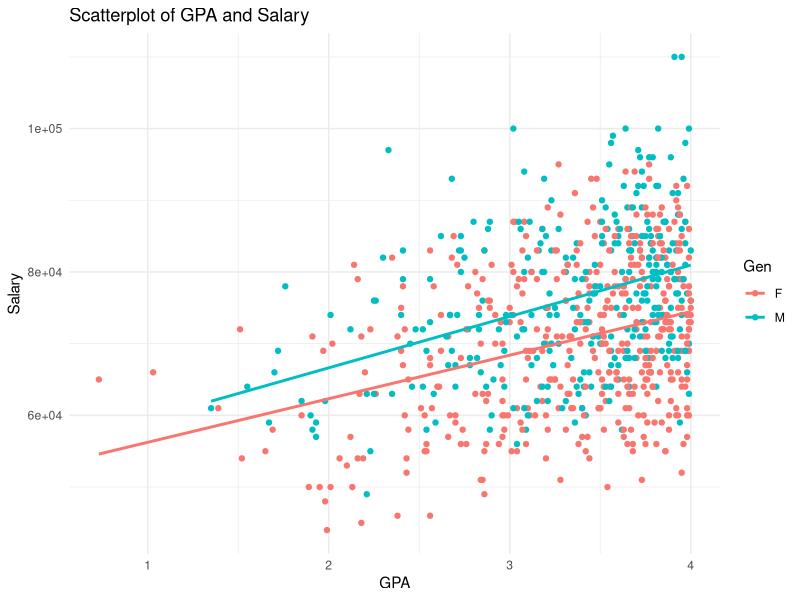
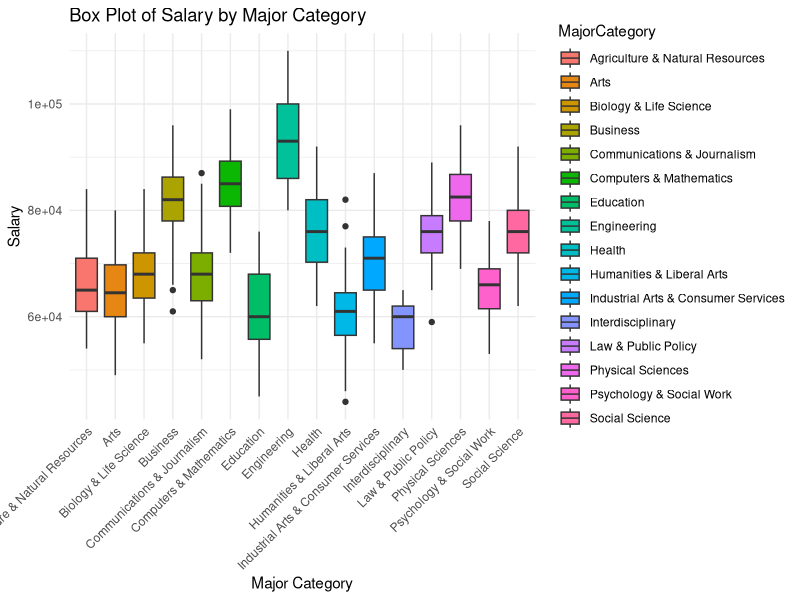
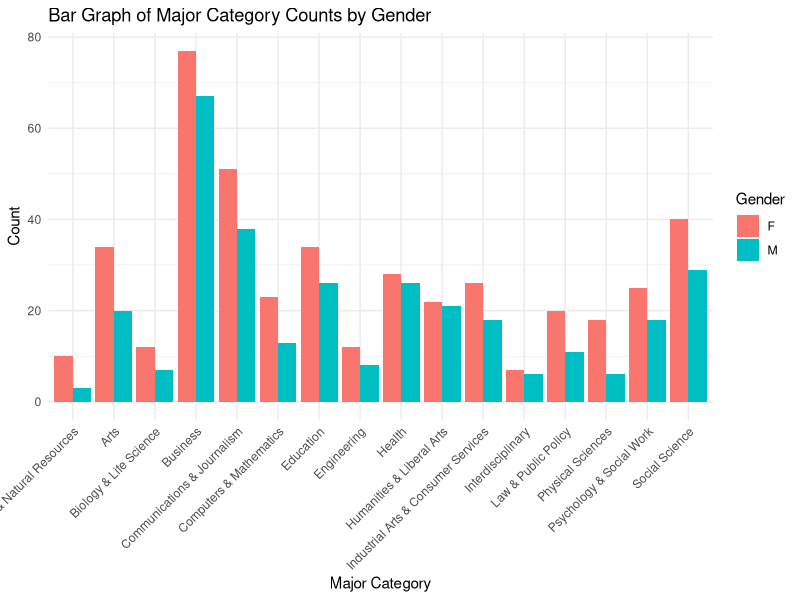
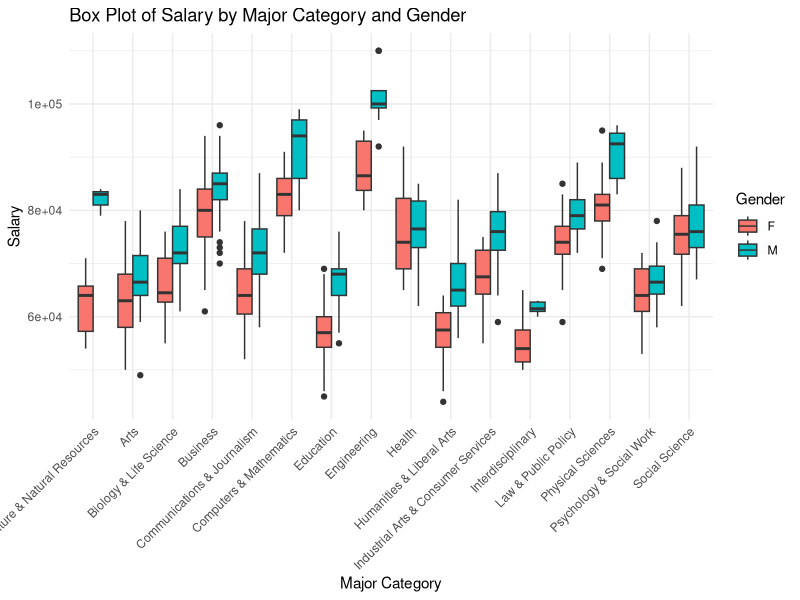
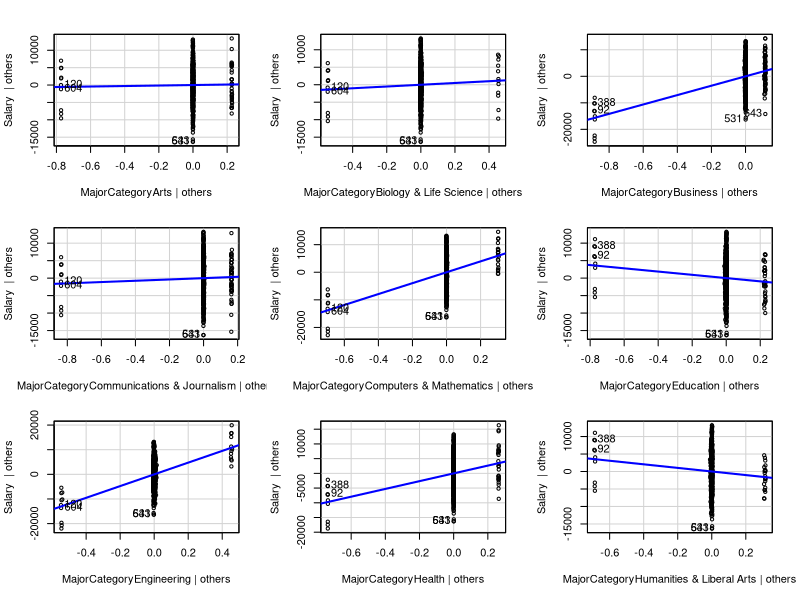
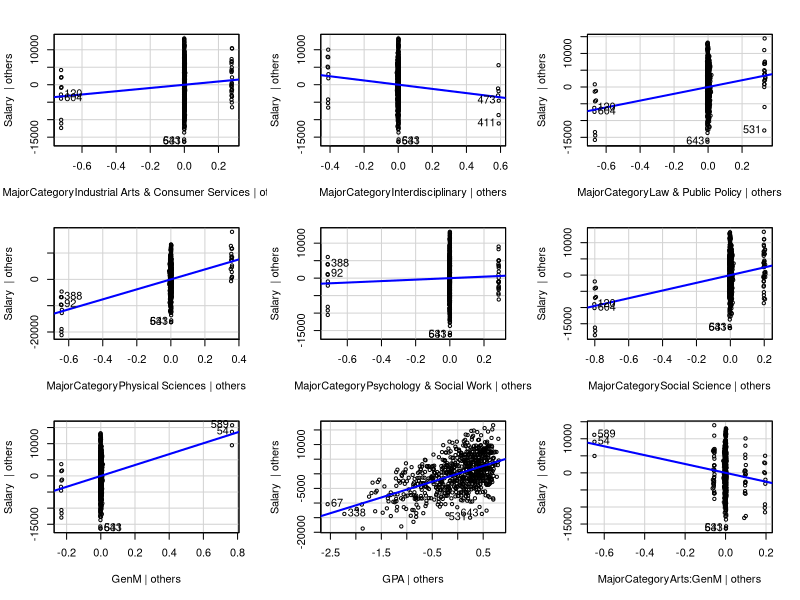
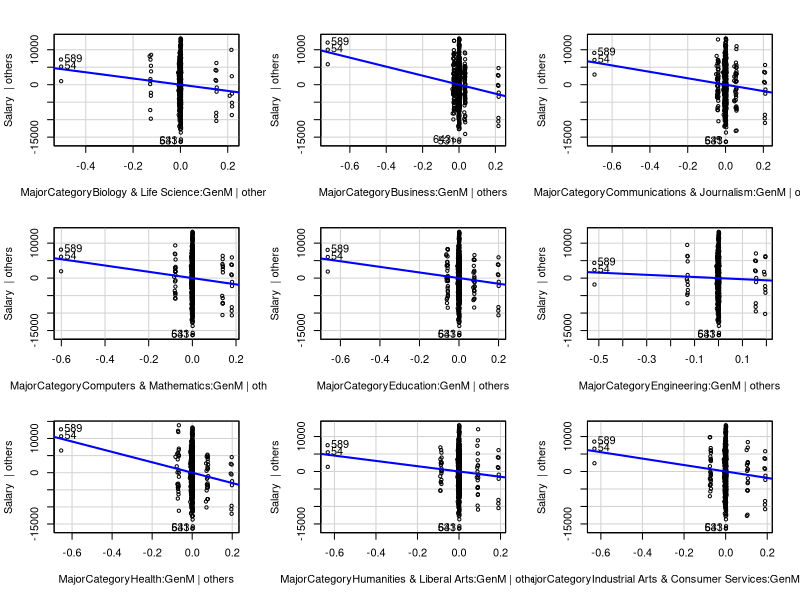
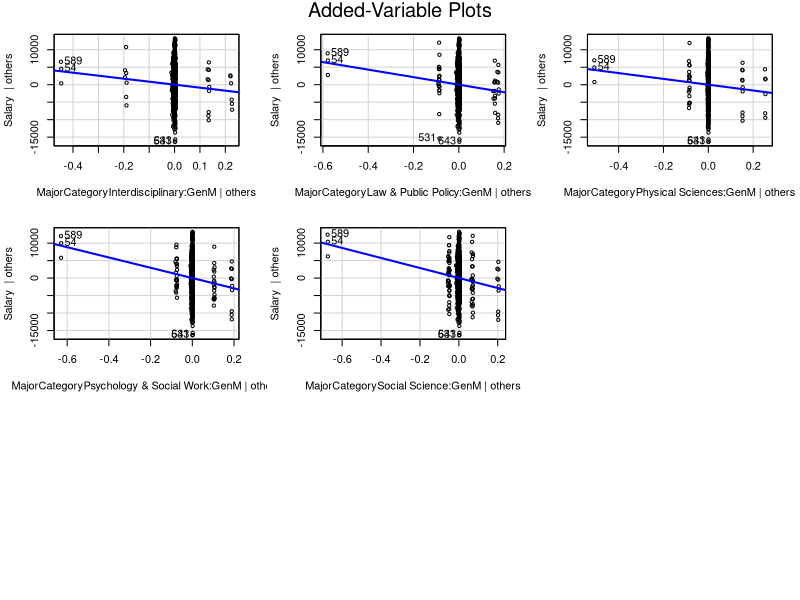

Reproduce these figures in R, in order.
## ---- chunk 1
knitr::opts_chunk$set(echo = TRUE)

library(tidyverse)
library(knitr)
library(ggplot2)
library(GGally)
library(car)
library(MASS)
library(lmtest)
library(vroom)

## Read in data
sal <- vroom("Salary.csv")
sal$MajorCategory <- as.factor(sal$MajorCategory)
sal$Gen <- as.factor(sal$Gen)
## ---- chunk 2
print("Salary Statistics")
summary(sal$Salary)
print("GPA Statistics")
summary(sal$GPA)
print("How many Genders in each Major Category?")
table(sal$MajorCategory,sal$Gen)
## ---- chunk 3
ggplot(sal, aes(x = GPA, y = Salary, color = Gen)) +
  geom_point() +
  geom_smooth(method = "lm", se = FALSE, formula = y ~ x, aes(group = Gen)) +
  labs(title = "Scatterplot of GPA and Salary",
       x = "GPA",
       y = "Salary") +  
  theme_minimal()
## ---- chunk 4
ggplot(sal, aes(x = MajorCategory, y = Salary, fill = MajorCategory)) +
  geom_boxplot() +
  labs(title = "Box Plot of Salary by Major Category",
       x = "Major Category",
       y = "Salary") +
  theme_minimal() +
  theme(axis.text.x = element_text(angle = 45, hjust = 1)) 
## ---- chunk 5
ggplot(sal, aes(x = MajorCategory, fill = Gen)) +
  geom_bar(position = "dodge") +
  labs(title = "Bar Graph of Major Category Counts by Gender",
       x = "Major Category",
       y = "Count",
       fill = "Gender") +
  theme_minimal() +
  theme(axis.text.x = element_text(angle = 45, hjust = 1))  
## ---- chunk 6
sal.lm <- lm(Salary ~., data=sal)
summary(sal.lm)

X <- model.matrix(Salary ~., data=sal)
y <- sal$Salary
bhat <- solve(t(X)%*%X)%*%t(X)%*%y
bhat_table <- as.table(bhat)
colnames(bhat_table) <- "Beta Estimates"
bhat_table

# Estimate of residual variance
s2 <- t(y-X %*% bhat)%*% (y-X%*%bhat) /(nrow(sal)-ncol(X))
s2

sqrt(s2)
sigma(sal.lm)

# R^2
summary(sal.lm)$r.squared
## ---- chunk 7
ggplot(sal, aes(x = MajorCategory, y = Salary, fill = Gen)) +
  geom_boxplot(position = "dodge") +
  labs(title = "Box Plot of Salary by Major Category and Gender",
       x = "Major Category",
       y = "Salary",
       fill = "Gender") +
  theme_minimal() +
  theme(axis.text.x = element_text(angle = 45, hjust = 1))
## ---- chunk 8
sal.full <- lm(Salary ~ MajorCategory + Gen + GPA + MajorCategory:Gen, data = sal)

anova(sal.full, sal.lm)
## ---- chunk 9
avPlots(sal.full)
## ---- chunk 10
std_resids <- MASS::stdres(sal.full)

ggplot() +
  geom_histogram(mapping = aes(x = std_resids), bins = 30, fill = "blue", color = "black") +
  labs(title = "Histogram of Standardized Residuals",
       x = "Standardized Residuals",
       y = "Frequency")
## ---- chunk 11
ks.test(std_resids, "pnorm")
## ---- chunk 12
sal %>% 
  ggplot(aes(x = sal.full$fitted.values,
             y = std_resids)) +
  geom_point() +
  geom_smooth(method = "lm",
              se = F) +
  labs(x = "Fitted Values",
       y = "Standardized Residuals")
## ---- chunk 13
lmtest::bptest(sal.full)
## ---- chunk 14
confint(sal.full,"GPA", level = 0.97)
confint(sal.full, "GenM", level = 0.97)
confint(sal.full, "MajorCategoryArts", level = 0.97)
## ---- chunk 15
a1 <- c(1, #intercept
        0,0,0,0, 
        1, #computer and math
        0,0,0,0,0,0,0,0,0,0,
        1, #genM
        2.5, #gpa
        0,0,0,0,
        1, # math interaction man
        0,0,0,0,0,0,0,0,0,0)

a2 <- c(1, #intercept
        0,0,0,0, 
        1,#computer and math
        0,0,0,0,0,0,0,0,0,0,
        0, #genF
        2.5, #gpa
        0,0,0,0,
        0, # math interaction man
        0,0,0,0,0,0,0,0,0,0)

my.test <- multcomp::glht(sal.full, linfct=t(a1-a2), alternative="two.sided")
summary(my.test)
confint(my.test, level = 0.95)
## ---- chunk 16
new.josh <- data.frame(MajorCategory='Computers & Mathematics', GPA = 3.98, Gen="M")
predict.lm(sal.full, new.josh, interval="prediction", level=0.95)

new.aaron <- data.frame(MajorCategory='Computers & Mathematics', GPA = 3.81, Gen="M")
predict.lm(sal.full, new.aaron, interval="prediction", level=0.95)

new.anna <- data.frame(MajorCategory='Computers & Mathematics', GPA = 3.5, Gen="F")
predict.lm(sal.full, new.anna, interval="prediction", level=0.95)
## ---- chunk 17
n <- nrow(sal)
rpmse <- rep(x=NA, times=n)
wid <- rep(x=NA, times=n)



for(i in 1:n){
  ## Select test observations

  
  ## Split into test and training sets
  test.set <- sal[i,]
  train.set <- sal[-i,]
  
  ## Fit a lm() using the training data
  train.lm <- lm(Salary ~.+MajorCategory:Gen, data=train.set)
  
  ## Generate predictions for the test set
  my.preds <- predict.lm(train.lm, newdata=test.set, interval="prediction")
  
  
  ## Calculate RPMSE
  rpmse[i] <- (test.set[['Salary']]-my.preds[,'fit'])^2 %>% mean() %>% sqrt()
  
  
  ## Calculate Width
  wid[i] <- (my.preds[,'upr'] - my.preds[,'lwr']) %>% mean()
  
}

# RPMSE
hist(rpmse, main="RPMSE Histogram", xlab="RPMSE")
mean(rpmse) #rpmse is how off you are on average 

#standard deviation of salary = 10996.17

(var(sal$Salary) - mean(rpmse)^2 ) / var(sal$Salary)  # 84.29% of overall variance reduction

# Width histogram
hist(wid, main="Width Histogram", xlab="Width")
mean(wid)
